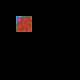

A 2D game scene composited from a Tiled map and its tileset images. What follows is a short description and the map's XML, with each tile layer's data collapsed to a summary:
An orthogonal 5x5 tile map with 16x16 px tiles, 39 tile layers (regions, input_Background, input_Background, input_Background, ...), 2 tilesets.

<map version="1.0" orientation="orthogonal" renderorder="right-down" width="5" height="5" tilewidth="16" tileheight="16" nextobjectid="1">
 <tileset firstgid="1" name="tileset_8" tilewidth="16" tileheight="16">
  <image source="../tilesets/happyland/tileset_8.png" width="256" height="96" />
  <terraintypes>
   <terrain name="Grass" tile="65" />
   <terrain name="Water" tile="35" />
   <terrain name="Stone" tile="52" />
   <terrain name="White" tile="51" />
   <terrain name="Dirt" tile="36" />
  </terraintypes>
 </tileset>
 <tileset firstgid="97" name="collision" tilewidth="16" tileheight="16">
  <image source="../tilesets/tiles/collision.png" width="16" height="16" />
 </tileset>
 <layer name="regions" width="5" height="5">
  <data>[25 cells, 1 non-empty, 1 distinct tile ids]</data>
 </layer>
 <layer name="input_Background" width="5" height="5">
  <data>[25 cells, 1 non-empty, 1 distinct tile ids]</data>
 </layer>
 <layer name="input_Background" width="5" height="5">
  <data>[25 cells, 1 non-empty, 1 distinct tile ids]</data>
 </layer>
 <layer name="input_Background" width="5" height="5">
  <data>[25 cells, 1 non-empty, 1 distinct tile ids]</data>
 </layer>
 <layer name="input_Background" width="5" height="5">
  <data>[25 cells, 1 non-empty, 1 distinct tile ids]</data>
 </layer>
 <layer name="input_Background" width="5" height="5">
  <data>[25 cells, 1 non-empty, 1 distinct tile ids]</data>
 </layer>
 <layer name="input_Background" width="5" height="5">
  <data>[25 cells, 1 non-empty, 1 distinct tile ids]</data>
 </layer>
 <layer name="input_Background" width="5" height="5">
  <data>[25 cells, 1 non-empty, 1 distinct tile ids]</data>
 </layer>
 <layer name="input_Background" width="5" height="5">
  <data>[25 cells, 1 non-empty, 1 distinct tile ids]</data>
 </layer>
 <layer name="input_Background" width="5" height="5">
  <data>[25 cells, 1 non-empty, 1 distinct tile ids]</data>
 </layer>
 <layer name="input_Background" width="5" height="5">
  <data>[25 cells, 1 non-empty, 1 distinct tile ids]</data>
 </layer>
 <layer name="input_Background" width="5" height="5">
  <data>[25 cells, 1 non-empty, 1 distinct tile ids]</data>
 </layer>
 <layer name="input_Background" width="5" height="5">
  <data>[25 cells, 1 non-empty, 1 distinct tile ids]</data>
 </layer>
 <layer name="input_Background" width="5" height="5">
  <data>[25 cells, 1 non-empty, 1 distinct tile ids]</data>
 </layer>
 <layer name="input_Background" width="5" height="5">
  <data>[25 cells, 1 non-empty, 1 distinct tile ids]</data>
 </layer>
 <layer name="input_Background" width="5" height="5">
  <data>[25 cells, 1 non-empty, 1 distinct tile ids]</data>
 </layer>
 <layer name="input_Background" width="5" height="5">
  <data>[25 cells, 1 non-empty, 1 distinct tile ids]</data>
 </layer>
 <layer name="input_Background" width="5" height="5">
  <data>[25 cells, 1 non-empty, 1 distinct tile ids]</data>
 </layer>
 <layer name="input_Background" width="5" height="5">
  <data>[25 cells, 1 non-empty, 1 distinct tile ids]</data>
 </layer>
 <layer name="input_Background" width="5" height="5">
  <data>[25 cells, 1 non-empty, 1 distinct tile ids]</data>
 </layer>
 <layer name="input_Background" width="5" height="5">
  <data>[25 cells, 1 non-empty, 1 distinct tile ids]</data>
 </layer>
 <layer name="input_Background" width="5" height="5">
  <data>[25 cells, 1 non-empty, 1 distinct tile ids]</data>
 </layer>
 <layer name="input_Background" width="5" height="5">
  <data>[25 cells, 1 non-empty, 1 distinct tile ids]</data>
 </layer>
 <layer name="input_Background" width="5" height="5">
  <data>[25 cells, 1 non-empty, 1 distinct tile ids]</data>
 </layer>
 <layer name="input_Background" width="5" height="5">
  <data>[25 cells, 1 non-empty, 1 distinct tile ids]</data>
 </layer>
 <layer name="input_Background" width="5" height="5">
  <data>[25 cells, 1 non-empty, 1 distinct tile ids]</data>
 </layer>
 <layer name="input_Background" width="5" height="5">
  <data>[25 cells, 1 non-empty, 1 distinct tile ids]</data>
 </layer>
 <layer name="input_Background" width="5" height="5">
  <data>[25 cells, 1 non-empty, 1 distinct tile ids]</data>
 </layer>
 <layer name="input_Background" width="5" height="5">
  <data>[25 cells, 1 non-empty, 1 distinct tile ids]</data>
 </layer>
 <layer name="input_Background" width="5" height="5">
  <data>[25 cells, 1 non-empty, 1 distinct tile ids]</data>
 </layer>
 <layer name="input_Background" width="5" height="5">
  <data>[25 cells, 1 non-empty, 1 distinct tile ids]</data>
 </layer>
 <layer name="input_Background" width="5" height="5">
  <data>[25 cells, 1 non-empty, 1 distinct tile ids]</data>
 </layer>
 <layer name="input_Background" width="5" height="5">
  <data>[25 cells, 1 non-empty, 1 distinct tile ids]</data>
 </layer>
 <layer name="input_Background" width="5" height="5">
  <data>[25 cells, 1 non-empty, 1 distinct tile ids]</data>
 </layer>
 <layer name="input_Background" width="5" height="5">
  <data>[25 cells, 1 non-empty, 1 distinct tile ids]</data>
 </layer>
 <layer name="input_Background" width="5" height="5">
  <data>[25 cells, 1 non-empty, 1 distinct tile ids]</data>
 </layer>
 <layer name="input_Background" width="5" height="5">
  <data>[25 cells, 1 non-empty, 1 distinct tile ids]</data>
 </layer>
 <layer name="input_Background" width="5" height="5">
  <data>[25 cells, 1 non-empty, 1 distinct tile ids]</data>
 </layer>
 <layer name="output_Collision" width="5" height="5">
  <data>[25 cells, 1 non-empty, 1 distinct tile ids]</data>
 </layer>
</map>
